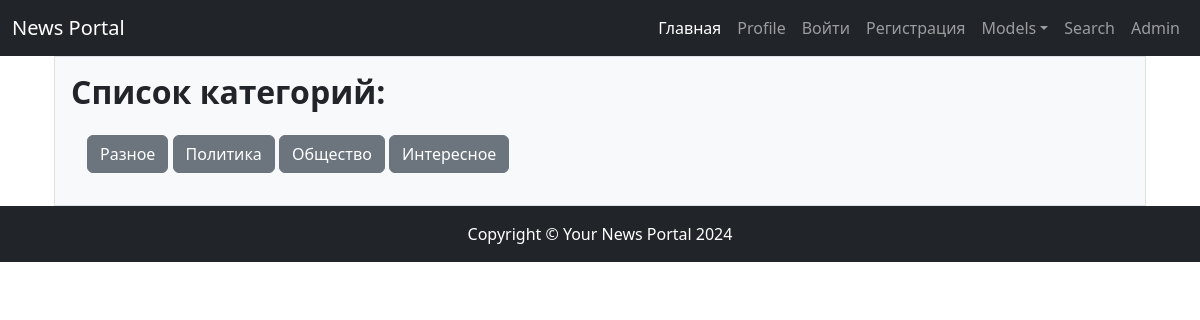
The page /categories/ on the database as committed earlier.
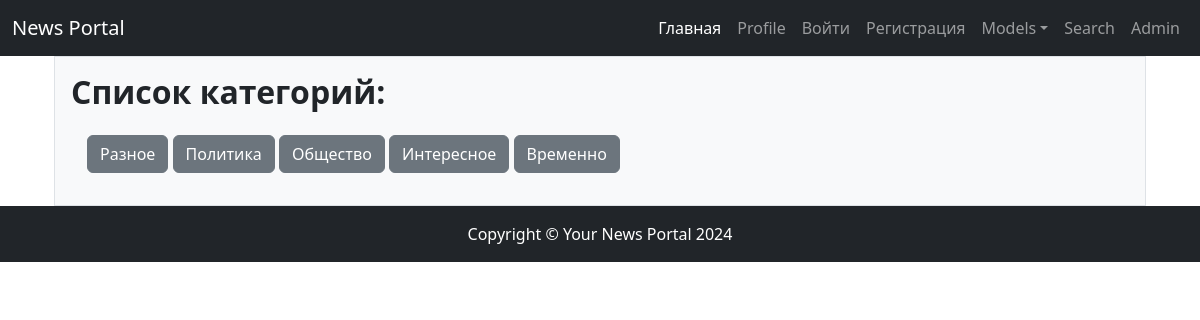
The same page on the database as committed later.
### news/models.py (models this page shows, shortened)
class Category(models.Model):
    category_name = models.CharField(max_length=200, unique=True)
    subscribers = models.ManyToManyField(User, related_name='categories')

### news/views/category.py (the view)
# urls.py: path('categories/', CategoryListView.as_view(), name='category_list'),
class CategoryListView(ListView):
    model = Category
    template_name = APP + "categories.html"
    context_object_name = "categories_list"

### news/templates/news/categories.html (shortened to what this page needs)
{% extends 'default.html' %}
{% block content %}
<div class="container d-grid gap-3">
    <div class="p-3 bg-light border">
    <h2><b>Список категорий:</b></h2>
        <div class="p-3">
            {% for cat in categories_list %}
            <a class="btn btn-secondary" href="{{ cat.id }}" role="button">{{ cat.category_name }}</a>
            {% endfor %}
        </div>
    </div>
</div>
{% endblock content %}

Rows that differ between the two databases and show on the page:
added Category: category_name "Временно"
